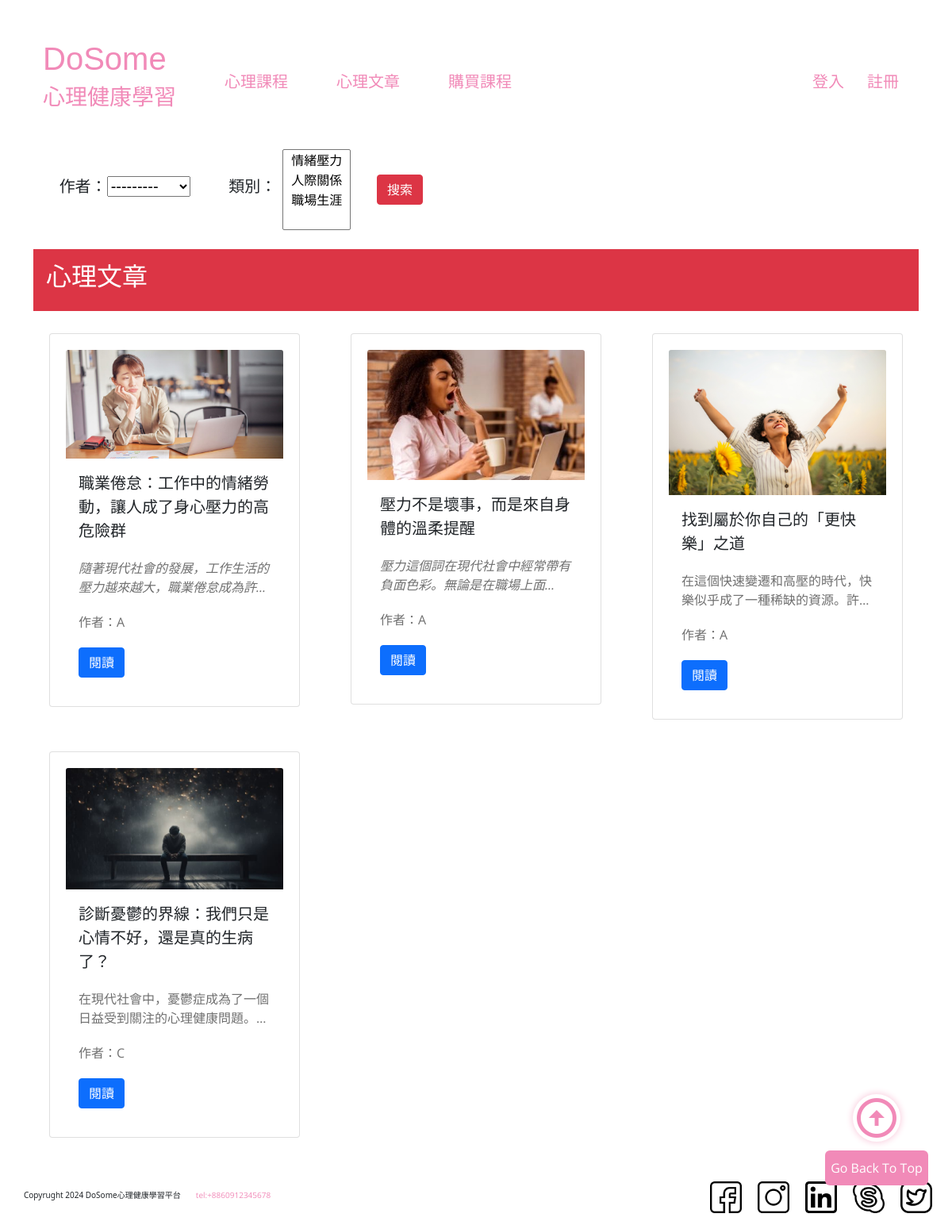
/posts/, run on the app's committed database.
### mentalhealth/models.py (models this page shows, shortened)
class Post(models.Model, HitCountMixin):
    teacher = models.ForeignKey(Profile, on_delete=models.CASCADE)
    subject = models.CharField(max_length=255)  #標題
    content = MDTextField(verbose_name='内容')  #內容
    image = models.ImageField(upload_to='course/') #(cake)
    classifys = models.ManyToManyField(Classify, through="PostClassify", through_fields=('post', 'classify'))
    create_date = models.DateField(default=timezone.now)  #貼文時間
    hit_count_generic = GenericRelation(
        HitCount, object_id_field='object_pk',
        related_query_name='hit_count_generic_relation'
    )
    class Meta:
        verbose_name = "發佈文章"
        verbose_name_plural = verbose_name

class Profile(AbstractUser):
    address = models.CharField(max_length=255)
    phone = models.CharField(max_length=15)
    is_approved = models.BooleanField(default=False)
    is_student = models.BooleanField(default=False)
    is_teacher = models.BooleanField(default=False)

### mentalhealth/views.py (the view)
# urls.py: path("posts/", views.posts, name='posts'),
def posts(request):
    posts = Post.objects.all().order_by('-create_date')[:6]
    filter_class = PostFilterSet(request.GET, queryset=posts)
    for post in filter_class.qs:
        post.content = markdown.markdown(post.content,
                                     extensions=[
                                      'markdown.extensions.extra',
                                      'markdown.extensions.codehilite',
                                      'markdown.extensions.toc',
                                  ],
                                  safe_mode=True,
                                  enable_attributes=False)
    return render(request, 'mentalhealth/posts.html', {'filter':filter_class})

### mentalhealth/models.py (called while the page is built)
    def __str__(self):
        return self.classifyname

### mentalhealth/templates/mentalhealth/posts.html (shortened to what this page needs)
{% extends 'mentalhealth/base.html' %}
{% block content %}
<form method='get' class="row row-cols-lg-auto g-3 align-items-center">
    <p>&nbsp;&nbsp;&nbsp;&nbsp;</p><h5 class="text-xl-start">作者：{{ filter.form.teacher }}</h5>
    <p>&nbsp;&nbsp;&nbsp;&nbsp;</p><h5 class="text-xl-start">類別：</h5>{{ filter.form.classifys }}
    <p>&nbsp;&nbsp;&nbsp;&nbsp;</p><button class="btn btn-danger" style="color:white;" type="submit">搜索</button>
</form>
    <br>
    <div class="p-3 mb-2 bg-danger text-white"><h2>心理文章</h2></div>
    <div class="row">
        {% if filter.qs %}
            {% for post in filter.qs %}
                <div class="col-md-4">
                    <div class="card">
                        <img src="{{ post.image.url }}" class="card-img-top" alt="{{ post.subject }}">
                        <div class="card-body">
                            <h5 class="card-title">{{ post.subject }}</h5>
                            <p class="card-text">{{ post.content|safe|truncatechars_html:30 }}</p>
                            <p class="card-text">作者：{{ post.teacher }}</p>
                            <div class = "d-flex justify-contain-between align-items-center">
                                <div class = "btn-group">
                                    <a href="{% url 'post' post.id %}" class="btn btn-primary" style="color:white;">閱讀</a>
                                </div>
                            </div>
                        </div>
                    </div>
                </div>
            {% endfor %}
        {% else %}
            <p>沒有符合條件的課程！</p>
        {% endif %}
    </div>
{% endblock %}

### static/css/style.css (style rules this page uses)
h1,h2,h3,h4,h5,h6 { font-family: 'Noto Sans TC', sans-serif; }
p,a,span,li,label { font-family: 'Open Sans', sans-serif; }
img { max-width:100%; }
.btn { background-color: #f05f5c; padding: 7px 28px; border-radius: 20px; border: none; }
p { font-size: 16px; line-height: 26px; color: #707070; }

### static/css/basic.css (style rules this page uses)
:root { --black: #000000ff; --grey:#545454ff; --silver:#6f6f6fff; --spanish:#999999FF; --gainsboro:#e0e0e0ff; --white:#ffffffff; --pink: #F18AB8ff; --mimi: #F9CDDEff; --piggy: #FAE4EEff; --red: #FF0000ff; --empty:#ffffff00; --info: #2F80EDff; --success: #27AE60ff; --error: #EB5757ff; --warning: #E2B93Bff; --h1:30px; --h2:26px; --h3:24px; --h4:22px; --h5:20px; --h6:18px; --normal:16px; --small:14px; --mini:12px; --spacing1:8px; --spacing2:16px; --spacing3:24px; --spacing4:32px; --spacing5:40px; --spacing6:56px; --spacing7:72px; --spacing8:80px; --spacing9:96px; --spacing10:120px; --size_normal:10px; --size_basic:0.1; }
html,body { font-family: "Nanum Gothic","微軟正黑體","sans-serif"; color: var(--grey,#545454ff); height: 100%; font-size: var(--normal); }
a:link,a:active,a:visited { color: var(--pink,#F18AB8ff); text-decoration: none; }
h2 { font-size: var(--h2, 26px); font-weight: 800; line-height: calc(var(--size_basic, 0.1)*20); text-transform: uppercase; }
h5 { font-size: var(--h5, 20px); font-weight: 400; line-height: calc(var(--size_basic, 0.1)*20); }
p { font-size: var(--normal, 16px); line-height: calc(var(--size_basic, 0.1)*13); }

### static/css/style1.css (style rules this page uses)
.card { background-color: var(--white); padding: 20px; margin: 20px; }
.card h5 { line-height: 1.5; }
.card p { line-height: 1.5; margin-bottom: 20px; }
.card img { width: 100%; height: auto; }

### data on the page
Post: image (picture), subject "職業倦怠：工作中的情緒勞動，讓人成了身心壓力的高危險群", content "隨著現代社會的發展，工作生活的壓力越來越大，職業倦怠成為許…", teacher "A"
Post: image (picture), subject "壓力不是壞事，而是來自身體的溫柔提醒", content "壓力這個詞在現代社會中經常帶有負面色彩。無論是在職場上面…", teacher "A"
Post: image (picture), subject "找到屬於你自己的「更快樂」之道", content "在這個快速變遷和高壓的時代，快樂似乎成了一種稀缺的資源。許…", teacher "A"
Post: image (picture), subject "診斷憂鬱的界線：我們只是心情不好，還是真的生病了？", content "在現代社會中，憂鬱症成為了一個日益受到關注的心理健康問題。…", teacher "C"
